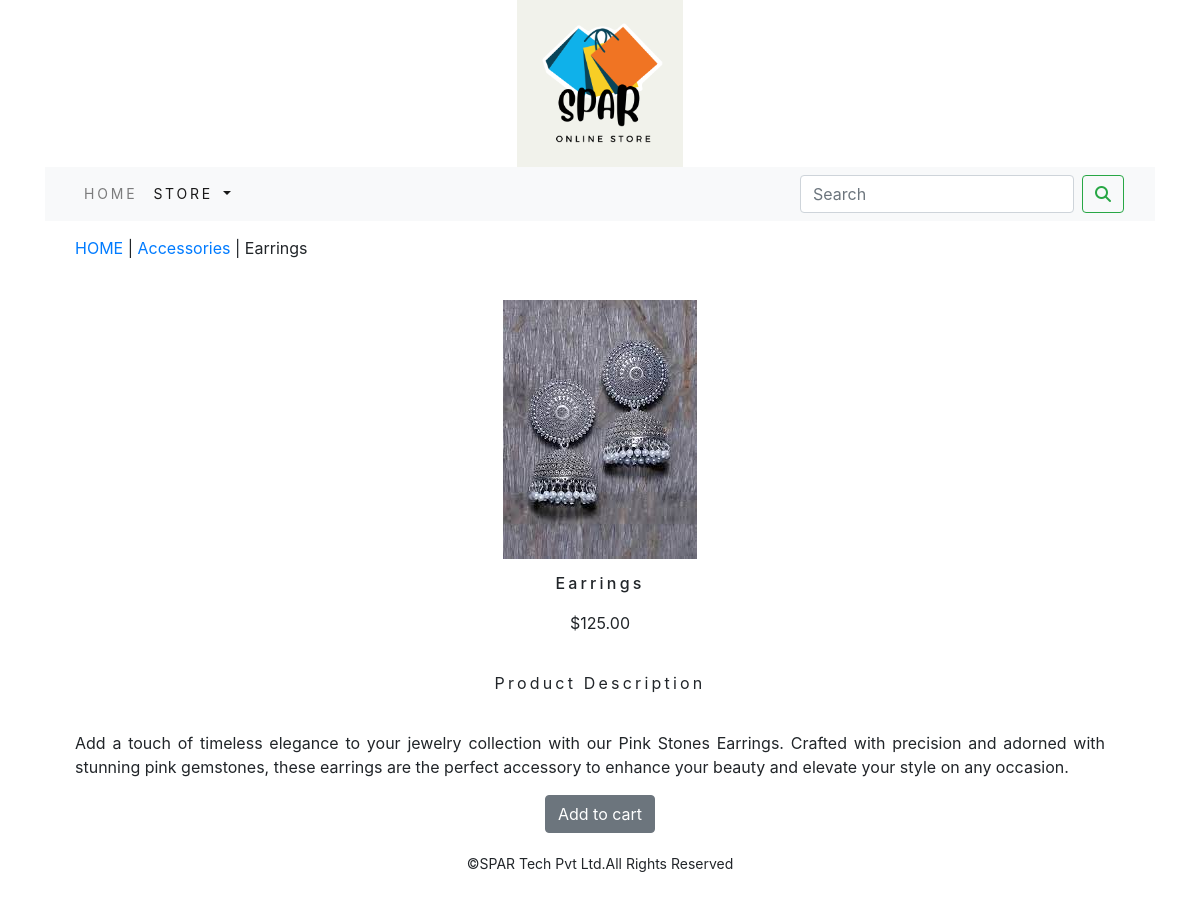
/shop/accessories/earrings, run on the app's committed database.
### shop/models.py (models this page shows, shortened)
class Product(models.Model):
        name = models.CharField(max_length=250, unique=True)
        slug = models.SlugField(max_length=250, unique=True)
        description = models.TextField(blank=True)
        price=models.DecimalField(max_digits=10,decimal_places=2)
        category=models.ForeignKey(Category,on_delete=models.CASCADE)
        image = models.ImageField(upload_to='products', blank=True)
        stock=models.IntegerField()
        available=models.BooleanField(default=True)
        created=models.DateTimeField(auto_now_add=True)
        updated=models.DateTimeField(auto_now=True)
        class Meta:
            ordering = ('name',)
            verbose_name = 'product'
            verbose_name_plural = 'products'

class Category(models.Model):
    name=models.CharField(max_length=250,unique=True)
    slug=models.SlugField(max_length=250,unique=True)
    description=models.TextField(blank=True)
    image=models.ImageField(upload_to='category',blank=True)
    class Meta:
        ordering=('name',)
        verbose_name='category'
        verbose_name_plural='categories'
    def get_url(self):
        return reverse('shop:products_by_category',args=[self.slug,])
    def __str__(self):
        return '{}'.format(self.name)

### shop/views.py (the view)
# urls.py: path('<slug:c_slug>/<slug:product_slug>', views.proDetail, name='proCatdetail')
def proDetail(request,c_slug,product_slug):
    try:
        product=Product.objects.get(category__slug=c_slug,slug=product_slug)
    except Exception as e:
        raise e
    return render(request,'product.html',{'product':product})

### cart/context_processors.py (called while the page is built)
def counter(request):
    item_count=0
    if 'admin' in request.path:
        return {}
    else:
        try:
            cart=Cart.objects.filter(_cart_id=_cart_id(request))
            cart_items=CartItem.objects.all().filter(cart=cart[:1])
            for cart_item in cart_items:
                item_count += cart_item.quantity
        except Cart.DoesNotExist:
            item_count =0
    return dict(item_count=item_count)

### cart/views.py (called while the page is built)
def _cart_id(request):
    cart = request.session.session_key
    if not cart:
        cart = request.session.create()
    return cart

### shop/context_processors.py (called while the page is built)
def menu_links(request):
    links=Category.objects.all()
    return dict(links=links)

### templates/product.html (shortened to what this page needs)
{% extends 'base.html' %}
{% load static %}
{% block content %}
<div class="container my_prod_row_class">
    <div class="row mx-auto">
        <div class="col-md-12">
            <p><a href="{% url 'shop:allProdCat' %}">HOME</a> | <a href="{{ product.category.get_url }}">{{ product.category }}</a> | {{ product.name }}</p>
            </div>
<div class="container">
<br>
<div class="row">
    <div class="col-md-12 col-sm-12 col-md-12 col-lg-12 text-center">
        <div style="min-width:18rem">
             <img src="{{ product.image.url }}" alt="{{ product.name }}">
        </div>
    </div>
<div>
    <div class="col-md-12 col-sm-12 col-md-12 col-lg-12 text-center">
               <h1 class="my_prod_title">{{ product.name }}</h1>
                <p>${{ product.price }}</p>
                <p class="my_title">Product Description</p>
                <p class="text-justify my_prod_text">{{ product.description }}</p>
                {% if product.stock <= 0 %}
                    <p class="text-center text-justify my_prod_text"><b>Out of stock</b></p>
                {% else %}
                    <a  class="btn btn-secondary" href="{% url 'cart:add_cart' product.id %}">Add to cart</a>
                {% endif %}
            </div>
        </div>
    </div>
{% endblock %}

### static/css/custom.css (style rules this page uses)
body { font-family: 'Roboto', sans-serif; }
.my_title { font-size:16px; text_transform:uppercase; letter-spacing:.2em; padding:20px; }
.my_prod_row_class { padding-top:15px; padding-bottom:20px; }
.my_prod_title { font-size:16px; text_transform:uppercase; letter-spacing:.2em; padding-top:15px; padding-bottom:10px; }
.my_prod_text { padding-right:20px; }

### data on the page
Product: category "Accessories", name "Earrings", image (picture), price "125.00", description "Add a touch of timeless elegance to your jewelry collection with our Pink Stones Earrings. Crafted with precision and adorned with stunning pink gemstones, these earrings are the perfect accessory to enhance your beauty and elevate your style on any occasion."
